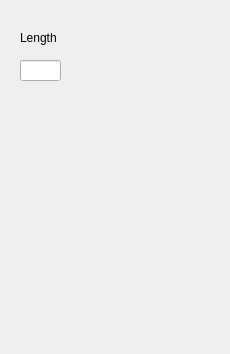
<?xml version="1.0" encoding="UTF-8"?>
<ui version="4.0">
 <class>umiParameters</class>
 <widget class="QWidget" name="umiParameters">
  <property name="geometry">
   <rect>
    <x>0</x>
    <y>0</y>
    <width>230</width>
    <height>354</height>
   </rect>
  </property>
  <property name="windowTitle">
   <string>Form</string>
  </property>
  <widget class="QLineEdit" name="PatternFile">
   <property name="geometry">
    <rect>
     <x>20</x>
     <y>60</y>
     <width>41</width>
     <height>21</height>
    </rect>
   </property>
  </widget>
  <widget class="QLabel" name="label">
   <property name="geometry">
    <rect>
     <x>20</x>
     <y>30</y>
     <width>60</width>
     <height>16</height>
    </rect>
   </property>
   <property name="text">
    <string>Length</string>
   </property>
  </widget>
 </widget>
 <resources/>
 <connections/>
</ui>
